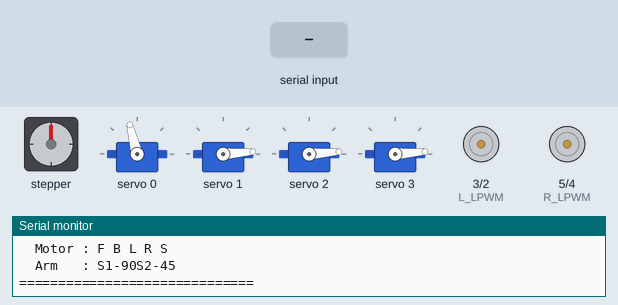
Recording of a sketch running on a simulated Arduino Mega 2560, built with avr-gcc and run on an emulated ATmega2560. Parts: stepper motor, 4 × servo, motor-driver pin pairs drawn as motors (green arrow = first pin HIGH = forward, orange = second pin HIGH = backward, longer = more drive), the last lines printed to the serial monitor. Wiring (inferred from the names in the program): stepper motor (2048 steps per turn assumed): coils pin 22, pin 23, pin 24, pin 25. The inputs (shaded band) are chosen by the test bench.

Above: at 1.4 s.
1.5 s: "F90\n" received over Serial
At 1.8 s:
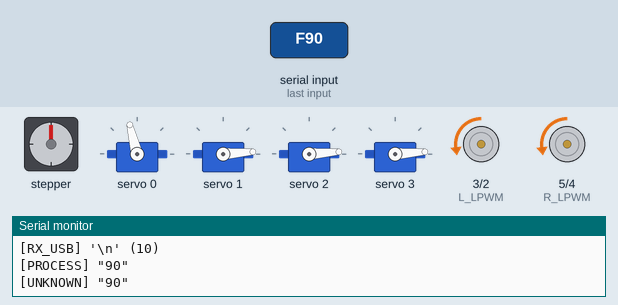
3.0 s: byte 66 ('B') received over Serial
At 4.2 s:
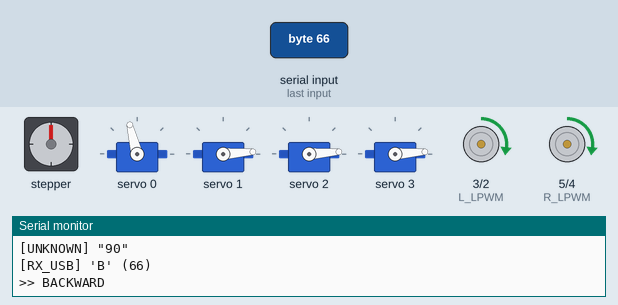
4.5 s: byte 76 ('L') received over Serial
At 5.3 s:
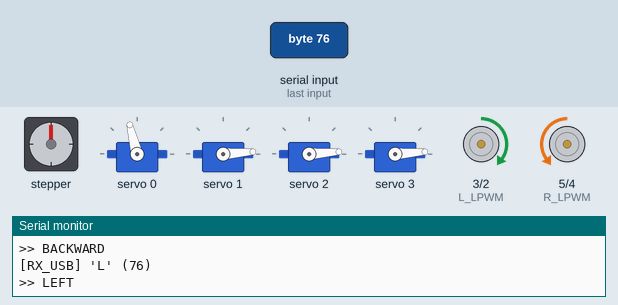
6.0 s: byte 82 ('R') received over Serial
At 6.5 s:
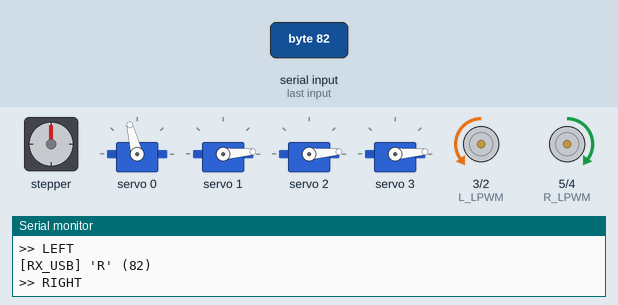
7.5 s: "S\n" received over the second serial link
At 8.7 s:
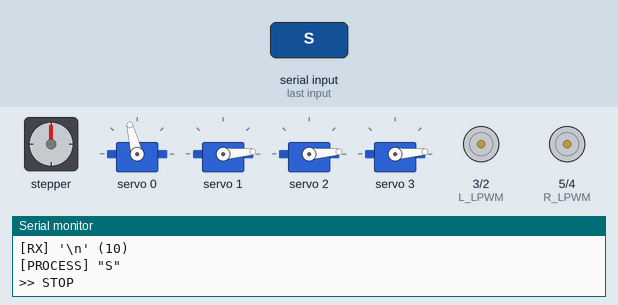
9.0 s: "F,45\n" received over Serial
At 10.0 s:
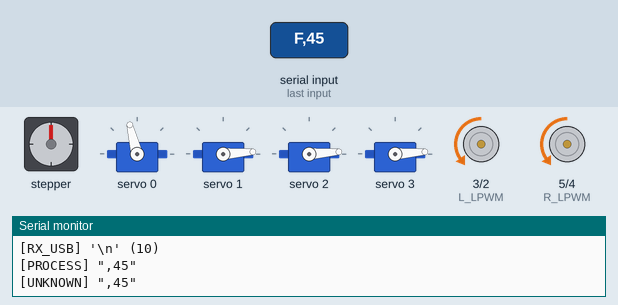
Timing chart, 0 to 11.6 s (numbered marks = the images above; inputs shaded):
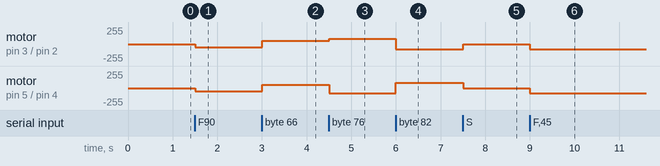

The sketch:

ArduinoControl.ino
```cpp
#include <Wire.h>
#include <Adafruit_PWMServoDriver.h>

// ── BTS7960 Left ─────────────────────────────
#define L_RPWM  2
#define L_LPWM  3
#define L_R_EN  22
#define L_L_EN  23

// ── BTS7960 Right ────────────────────────────
#define R_RPWM  4
#define R_LPWM  5
#define R_R_EN  24
#define R_L_EN  25

const int DRIVE_SPEED = 50;
const int TURN_SPEED  = 80;

// ── PCA9685 ───────────────────────────────────
Adafruit_PWMServoDriver pca(0x40);
#define SERVOMIN   120
#define SERVOMAX   520
#define NUM_SERVOS 4

// ── Non-blocking servo state ──────────────────
int  currentAngle[NUM_SERVOS] = {95, 0, 0, 0};
int  targetAngle[NUM_SERVOS]  = {95, 0, 0, 0};
unsigned long lastServoStep   = 0;
const int SERVO_STEP_MS       = 8;   // ms between each 1° step

// ── Command buffer ────────────────────────────
String        cmdBuffer    = "";
unsigned long lastCharTime = 0;
const unsigned long FLUSH_MS = 150;  // flush if no \n after 150ms

// =============================================
//   SETUP
// =============================================
void setup() {
  pinMode(L_R_EN, OUTPUT); pinMode(L_L_EN, OUTPUT);
  pinMode(R_R_EN, OUTPUT); pinMode(R_L_EN, OUTPUT);
  pinMode(L_RPWM, OUTPUT); pinMode(L_LPWM, OUTPUT);
  pinMode(R_RPWM, OUTPUT); pinMode(R_LPWM, OUTPUT);

  digitalWrite(L_R_EN, HIGH); digitalWrite(L_L_EN, HIGH);
  digitalWrite(R_R_EN, HIGH); digitalWrite(R_L_EN, HIGH);
  stopMotors();

  Wire.begin();
  pca.begin();
  pca.setPWMFreq(50);
  delay(100);

  // Move all servos to starting position
  for (int i = 0; i < NUM_SERVOS; i++) {
    pca.setPWM(i, 0, angleToPulse(currentAngle[i]));
    delay(20);
  }

  Serial.begin(9600);
  Serial1.begin(9600);

  Serial.println("==============================");
  Serial.println("  ROVER + ARM READY");
  Serial.println("  Motor : F B L R S");
  Serial.println("  Arm   : S1-90S2-45");
  Serial.println("==============================");
}


void loop() {

  // ── 1A. Read USB bytes (Flask app via COM port) ─────────
  while (Serial.available()) {
    char c = (char)Serial.read();
    lastCharTime = millis();

    // Debug: print every raw byte
    Serial.print("[RX_USB] '");
    if      (c == '\n') Serial.print("\\n");
    else if (c == '\r') Serial.print("\\r");
    else                Serial.print(c);
    Serial.print("' ("); Serial.print((int)c); Serial.println(")");

    // Motor commands — fire instantly, no newline needed
    if (c == 'F') { cmdBuffer = ""; moveForward();  Serial.println(">> FORWARD");  continue; }
    if (c == 'B') { cmdBuffer = ""; moveBackward(); Serial.println(">> BACKWARD"); continue; }
    if (c == 'L') { cmdBuffer = ""; turnLeft();     Serial.println(">> LEFT");     continue; }
    if (c == 'R') { cmdBuffer = ""; turnRight();    Serial.println(">> RIGHT");    continue; }

    // Newline = end of arm/stop command
    if (c == '\n' || c == '\r') {
      processBuffer();
      continue;
    }

    // Accumulate arm command chars
    cmdBuffer += c;
  }

  // ── 1B. Read Bluetooth bytes (Local app) ───────────────
  while (Serial1.available()) {
    char c = (char)Serial1.read();
    lastCharTime = millis();

    // Debug: print every raw byte
    Serial.print("[RX] '");
    if      (c == '\n') Serial.print("\\n");
    else if (c == '\r') Serial.print("\\r");
    else                Serial.print(c);
    Serial.print("' ("); Serial.print((int)c); Serial.println(")");

    // Motor commands — fire instantly, no newline needed
    if (c == 'F') { cmdBuffer = ""; moveForward();  Serial.println(">> FORWARD");  continue; }
    if (c == 'B') { cmdBuffer = ""; moveBackward(); Serial.println(">> BACKWARD"); continue; }
    if (c == 'L') { cmdBuffer = ""; turnLeft();     Serial.println(">> LEFT");     continue; }
    if (c == 'R') { cmdBuffer = ""; turnRight();    Serial.println(">> RIGHT");    continue; }

    // Newline = end of arm/stop command
    if (c == '\n' || c == '\r') {
      processBuffer();
      continue;
    }

    // Accumulate arm command chars
    cmdBuffer += c;
  }

  // ── 2. Timeout flush (no \n from app) ────
  if (cmdBuffer.length() > 0 && (millis() - lastCharTime > FLUSH_MS)) {
    Serial.println("[TIMEOUT FLUSH]");
    processBuffer();
  }

  // ── 3. Non-blocking servo stepping ───────
  // Each loop() call advances servos by 1° if needed
  // Motors keep running because we never block here
  if (millis() - lastServoStep >= SERVO_STEP_MS) {
    lastServoStep = millis();
    for (int i = 0; i < NUM_SERVOS; i++) {
      if (currentAngle[i] < targetAngle[i]) {
        currentAngle[i]++;
        pca.setPWM(i, 0, angleToPulse(currentAngle[i]));
      } else if (currentAngle[i] > targetAngle[i]) {
        currentAngle[i]--;
        pca.setPWM(i, 0, angleToPulse(currentAngle[i]));
      }
    }
  }
}

// =============================================
//   PROCESS BUFFER — decide what command is
// =============================================
void processBuffer() {
  cmdBuffer.trim();

  if (cmdBuffer.length() == 0) {
    cmdBuffer = "";
    return;
  }

  Serial.print("[PROCESS] \""); Serial.print(cmdBuffer); Serial.println("\"");

  // Bare "S" = stop motors
  if (cmdBuffer == "S") {
    stopMotors();
    Serial.println(">> STOP");
    cmdBuffer = "";
    return;
  }

  // Arm command: contains 'S' and '-'
  if (cmdBuffer.indexOf('S') != -1 && cmdBuffer.indexOf('-') != -1) {
    Serial.println("[ARM] Parsing...");
    parseArmCommand(cmdBuffer);
    cmdBuffer = "";
    return;
  }

  Serial.print("[UNKNOWN] \""); Serial.print(cmdBuffer); Serial.println("\"");
  cmdBuffer = "";
}

// =============================================
//   ARM PARSER
//   Parses "S1-90S2-45S3-120" and sets targets
// =============================================
uint16_t angleToPulse(int angle) {
  angle = constrain(angle, 0, 180);
  return map(angle, 0, 180, SERVOMIN, SERVOMAX);
}

void parseArmCommand(const String& data) {
  int len    = data.length();
  int i      = 0;
  int parsed = 0;

  while (i < len) {
    if (data[i] != 'S') { i++; continue; }

    // Parse servo number (supports 1 or 2 digits)
    int numStart = i + 1;
    int numEnd   = numStart;
    while (numEnd < len && isDigit(data[numEnd])) numEnd++;
    if (numEnd == numStart) { i++; continue; }

    int servoNum = data.substring(numStart, numEnd).toInt();

    // Must have '-' after servo number
    if (numEnd >= len || data[numEnd] != '-') { i = numEnd; continue; }

    // Parse angle digits
    int angStart = numEnd + 1;
    int angEnd   = angStart;
    while (angEnd < len && isDigit(data[angEnd])) angEnd++;
    if (angEnd == angStart) { i = angStart; continue; }

    int angle = data.substring(angStart, angEnd).toInt();
    angle = constrain(angle, 0, 180);

    if (servoNum >= 1 && servoNum <= NUM_SERVOS) {
      int ch = servoNum - 1;
      if (servoNum == 4) angle = constrain(angle, 0, 45); // gripper limit
      targetAngle[ch] = angle; // set target — movement in loop()
      Serial.print("  Servo "); Serial.print(servoNum);
      Serial.print(" target -> ");   Serial.println(angle);
      parsed++;
    } else {
      Serial.print("  [SKIP] Invalid servo number: "); Serial.println(servoNum);
    }

    i = angEnd;
  }

  if (parsed == 0) {
    Serial.println("  [WARN] Nothing parsed! Check format:");
    Serial.println("  Expected: S1-90  or  S1-90S2-45");
  } else {
    Serial.print("  [OK] Set "); Serial.print(parsed); Serial.println(" servo target(s)");
  }
}

// =============================================
//   MOTOR FUNCTIONS
// =============================================
void moveForward() {
  analogWrite(L_RPWM, DRIVE_SPEED); analogWrite(L_LPWM, 0);
  analogWrite(R_RPWM, DRIVE_SPEED); analogWrite(R_LPWM, 0);
}
void moveBackward() {
  analogWrite(L_RPWM, 0); analogWrite(L_LPWM, DRIVE_SPEED);
  analogWrite(R_RPWM, 0); analogWrite(R_LPWM, DRIVE_SPEED);
}
void turnLeft() {
  analogWrite(L_RPWM, 0);          analogWrite(L_LPWM, TURN_SPEED);
  analogWrite(R_RPWM, TURN_SPEED); analogWrite(R_LPWM, 0);
}
void turnRight() {
  analogWrite(L_RPWM, TURN_SPEED); analogWrite(L_LPWM, 0);
  analogWrite(R_RPWM, 0);          analogWrite(R_LPWM, TURN_SPEED);
}
void stopMotors() {
  analogWrite(L_RPWM, 0); analogWrite(L_LPWM, 0);
  analogWrite(R_RPWM, 0); analogWrite(R_LPWM, 0);
}
```

Measured:
- after the input at 1.5 s, motor on pin 3 (L_LPWM) / pin 2 (L_RPWM), motor on pin 5 (R_LPWM) / pin 4 (R_RPWM): stopped → backward 50/255 at once
- after the input at 3.0 s, motor on pin 3 (L_LPWM) / pin 2 (L_RPWM), motor on pin 5 (R_LPWM) / pin 4 (R_RPWM): backward 50/255 → forward 50/255 at once
- after the input at 4.5 s, motor on pin 3 (L_LPWM) / pin 2 (L_RPWM): forward 50/255 → forward 80/255 at once; motor on pin 5 (R_LPWM) / pin 4 (R_RPWM): forward 50/255 → backward 80/255 at once
- after the input at 6.0 s, motor on pin 3 (L_LPWM) / pin 2 (L_RPWM): forward 80/255 → backward 80/255 at once; motor on pin 5 (R_LPWM) / pin 4 (R_RPWM): backward 80/255 → forward 80/255 at once
- after the input at 7.5 s, motor on pin 3 (L_LPWM) / pin 2 (L_RPWM): backward 80/255 → stopped at once; motor on pin 5 (R_LPWM) / pin 4 (R_RPWM): forward 80/255 → stopped at once
- after the input at 9.0 s, motor on pin 3 (L_LPWM) / pin 2 (L_RPWM), motor on pin 5 (R_LPWM) / pin 4 (R_RPWM): stopped → backward 80/255 at once
